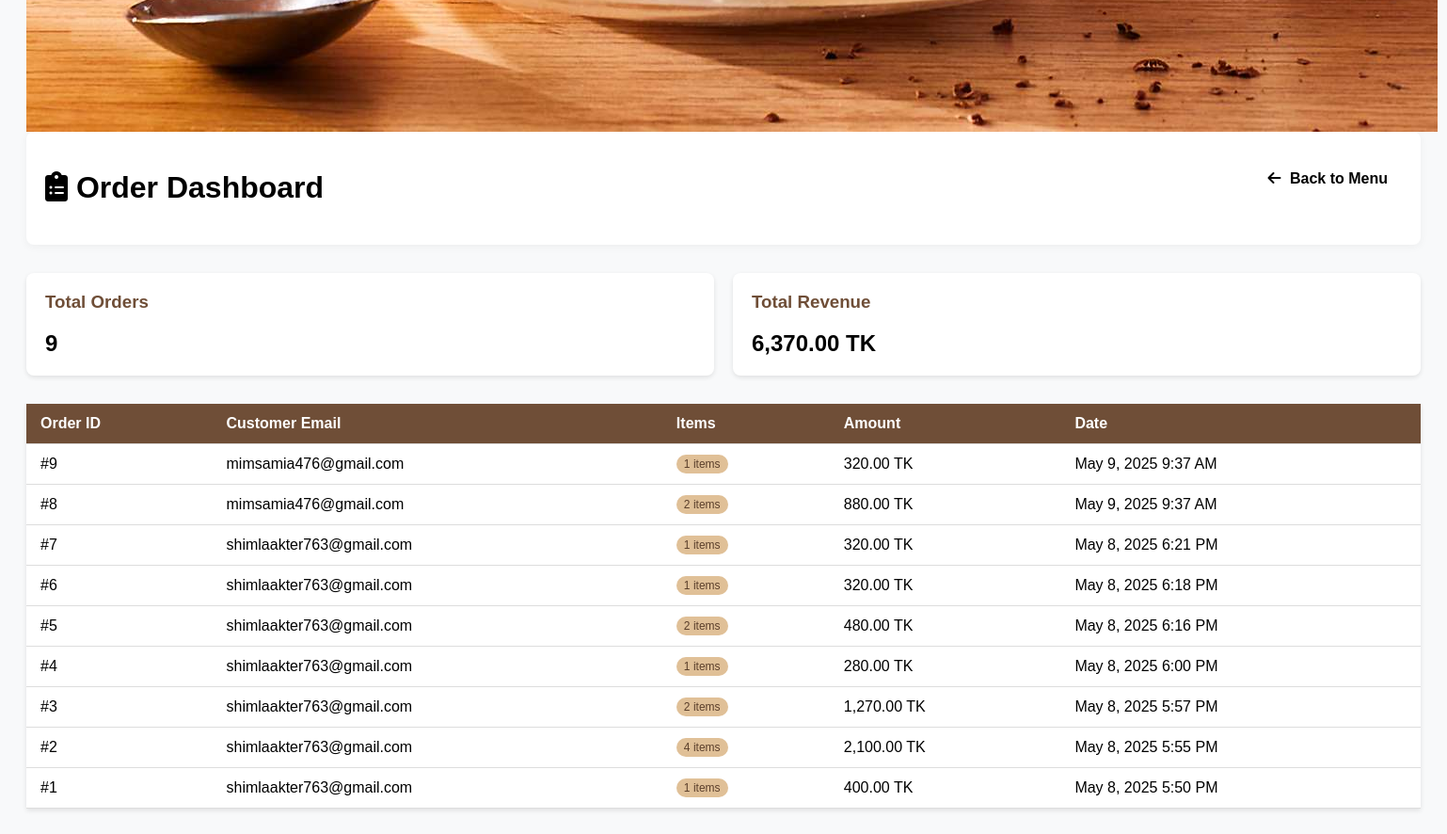
Before: /admin_orders.php (signed in, lower part) with the older database file.
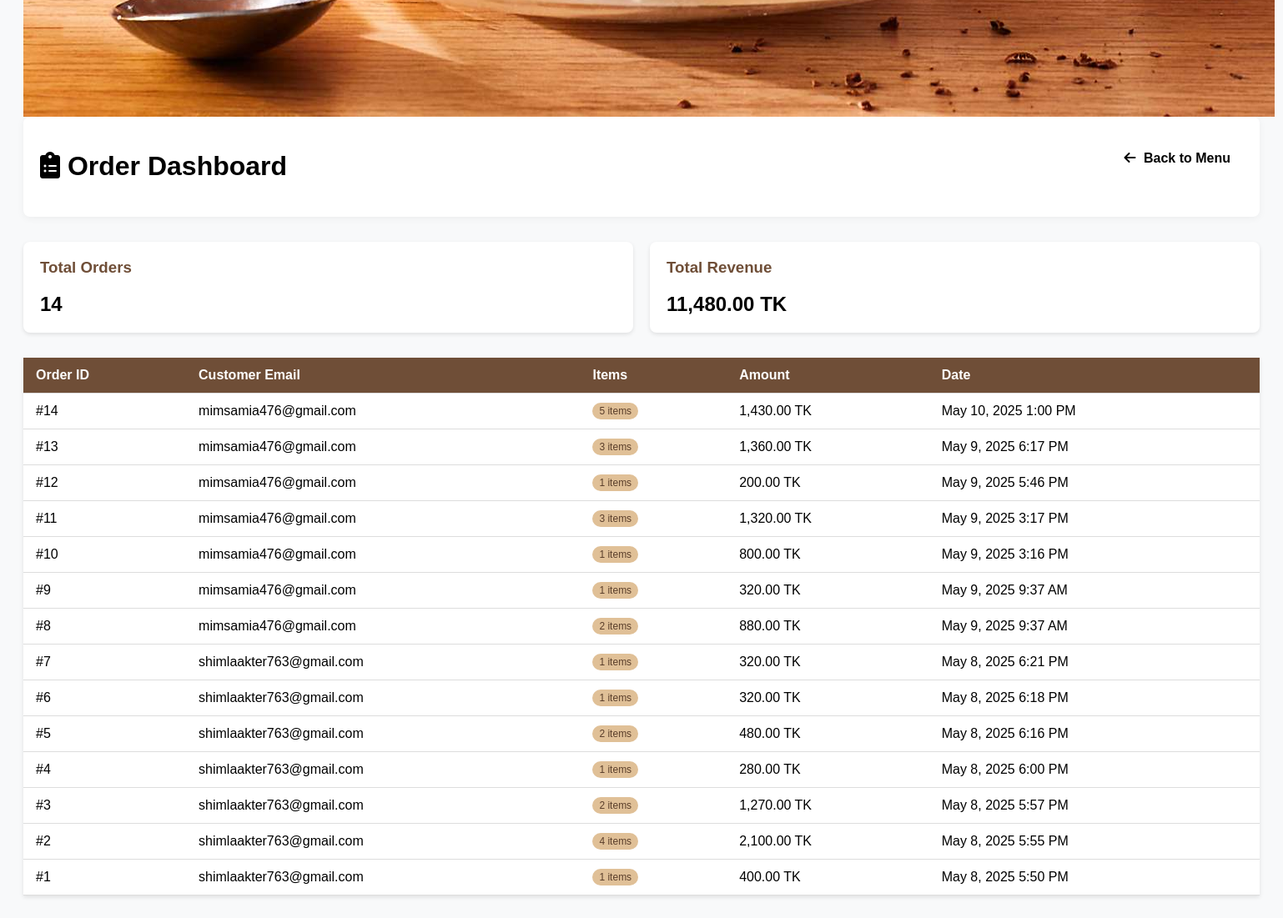
After: the same page with the newer database file.
### tables this page shows
CREATE TABLE `orders` (
  `id` int(11) NOT NULL,
  `user_email` varchar(255) NOT NULL,
  `total_amount` decimal(10,2) NOT NULL,
  `status` varchar(50) DEFAULT 'pending',
  `payment_method` varchar(50) DEFAULT NULL,
  `transaction_id` varchar(100) DEFAULT NULL,
  `created_at` timestamp NOT NULL DEFAULT current_timestamp()
);

### init.php (called while the page is built, shortened)
<?php
require_once 'db.php';
?>

### admin_orders.php (the view, shortened to what this page needs)
<?php
require_once 'init.php';
include 'db.php';
$orders_query = "SELECT o.id, o.user_email, o.total_amount, o.created_at,
                COUNT(oi.id) as item_count
                FROM orders o
                LEFT JOIN order_items oi ON o.id = oi.order_id
                GROUP BY o.id
                ORDER BY o.created_at DESC";
$orders_result = $conn->query($orders_query);
$totals_query = "SELECT
                COUNT(id) as total_orders,
                SUM(total_amount) as total_revenue
                FROM orders";
$totals_result = $conn->query($totals_query);
$totals = $totals_result->fetch_assoc();
?>
<!DOCTYPE html>
<html>
<head>
    <link rel="stylesheet" href="https://cdnjs.cloudflare.com/ajax/libs/font-awesome/6.0.0/css/all.min.css">
</head>
<body>
<div class="admin-header">
    <h1><i class="fas fa-clipboard-list"></i> Order Dashboard</h1>
    <a href="admin_panel.php" class="admin-nav-btn" style="color: black;">
    <i class="fas fa-arrow-left"></i> Back to Menu
</a>
</div>
    <div class="summary-cards">
        <div class="summary-card">
            <h3>Total Orders</h3>
            <div class="value"><?= $totals['total_orders'] ?></div>
        </div>
        <div class="summary-card">
            <h3>Total Revenue</h3>
            <div class="value"><?= number_format($totals['total_revenue'], 2) ?> TK</div>
        </div>
    </div>
    <table>
        <thead>
            <tr>
                <th>Order ID</th>
                <th>Customer Email</th>
                <th>Items</th>
                <th>Amount</th>
                <th>Date</th>
            </tr>
        </thead>
        <tbody>
            <?php while($order = $orders_result->fetch_assoc()): ?>
            <tr>
                <td>#<?= $order['id'] ?></td>
                <td><?= htmlspecialchars($order['user_email']) ?></td>
                <td><span class="badge"><?= $order['item_count'] ?> items</span></td>
                <td><?= number_format($order['total_amount'], 2) ?> TK</td>
                <td><?= date('M j, Y g:i A', strtotime($order['created_at'])) ?></td>
            </tr>
            <?php endwhile; ?>
        </tbody>
    </table>
</body>
</html>

### db.php (shortened to what this page needs)
<section class="menu" id="menu">
    <div class="box-container">
        <div class="box">
            <img src="Images/Affogato.jpg" alt="">
        </div>
    </div>
</section>

### admin_orders.php (style rules this page uses)
body { font-family: Arial; background: #f8f9fa; padding: 20px; }
.admin-header { display: flex; justify-content: space-between; align-items: center; margin-bottom: 30px; }
.summary-cards { display: flex; gap: 20px; margin-bottom: 30px; }
.summary-card { background: white; padding: 20px; border-radius: 8px; box-shadow: 0 2px 5px rgba(0,0,0,0.1); flex: 1; }
.summary-card h3 { margin-top: 0; color: #6F4E37; }
.summary-card .value { font-size: 24px; font-weight: bold; }
table { width: 100%; border-collapse: collapse; background: white; box-shadow: 0 2px 5px rgba(0,0,0,0.1); }
th, td { padding: 12px 15px; text-align: left; border-bottom: 1px solid #ddd; }
th { background: #6F4E37; color: white; }
.badge { background: #e0c097; color: #5a3e2b; padding: 3px 8px; border-radius: 10px; font-size: 12px; }
.admin-header { display: flex; justify-content: space-between; align-items: center; padding: 20px; background: #fff; border-radius: 8px; box-shadow: 0 2px 10px rgba(0,0,0,0.05); margin-bottom: 30px; }
.admin-nav-btn { display: inline-block; margin-bottom: 20px; padding: 8px 15px; background-color:white; color: white; text-decoration: none; border-radius: 5px; font-weight: bold; transition: all 0.3s ease; }
.admin-nav-btn i { margin-right: 5px; }

Changed rows visible on the page:
added orders: id "14", user_email "mimsamia476@gmail.com", item_count "5", total_amount "1,430.00", created_at "May 10, 2025 1:00 PM"
added orders: id "13", user_email "mimsamia476@gmail.com", item_count "3", total_amount "1,360.00", created_at "May 9, 2025 6:17 PM"
added orders: id "12", user_email "mimsamia476@gmail.com", item_count "1", total_amount "200.00", created_at "May 9, 2025 5:46 PM"
added orders: id "11", user_email "mimsamia476@gmail.com", item_count "3", total_amount "1,320.00", created_at "May 9, 2025 3:17 PM"
added orders: id "10", user_email "mimsamia476@gmail.com", item_count "1", total_amount "800.00", created_at "May 9, 2025 3:16 PM"
Other visible differences:
$totals['total_orders']: "9" → "14"
$totals['total_revenue']: "6,370.00" → "11,480.00"
